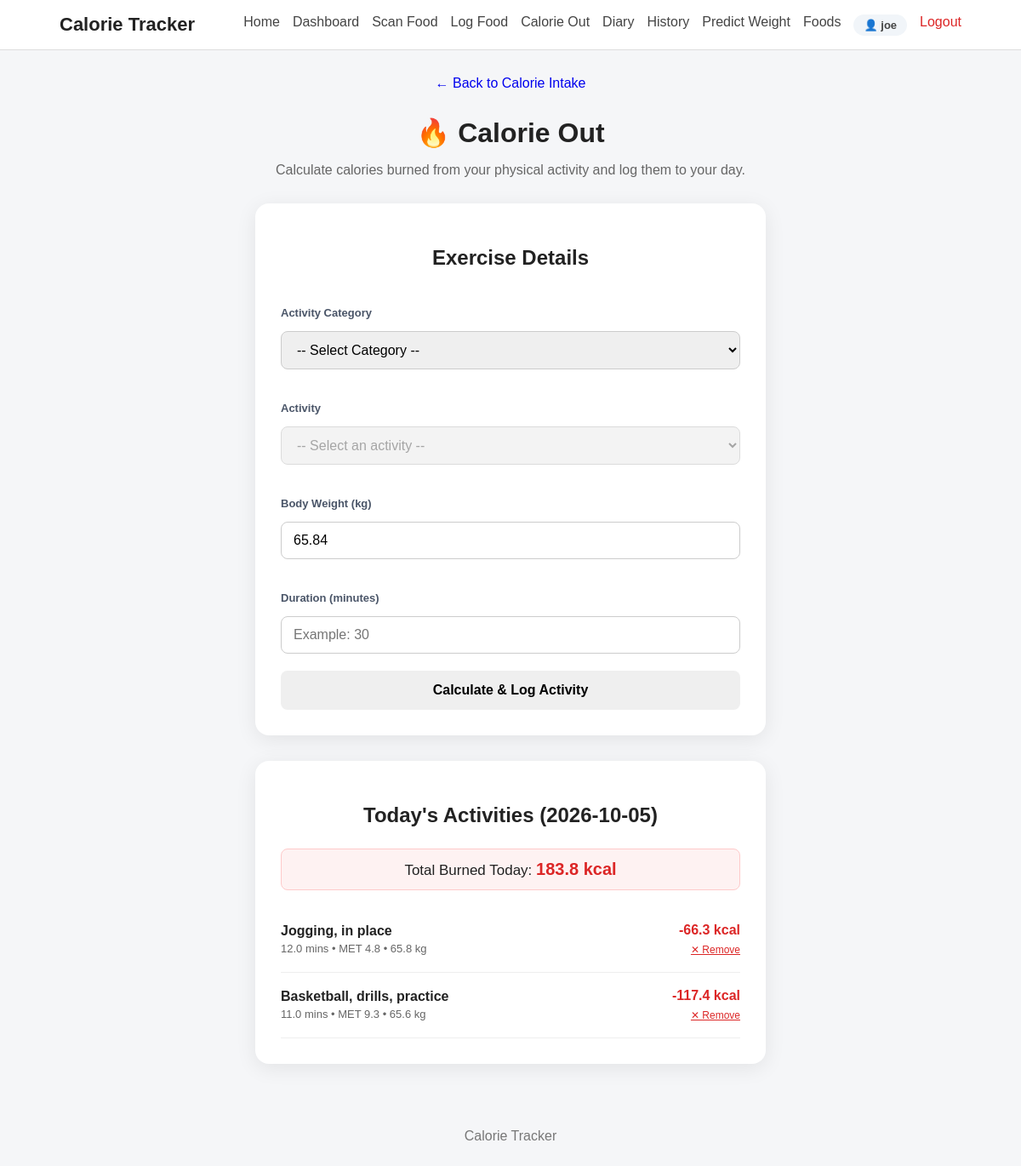
Page /calorie-out (signed in) on the earlier database version.
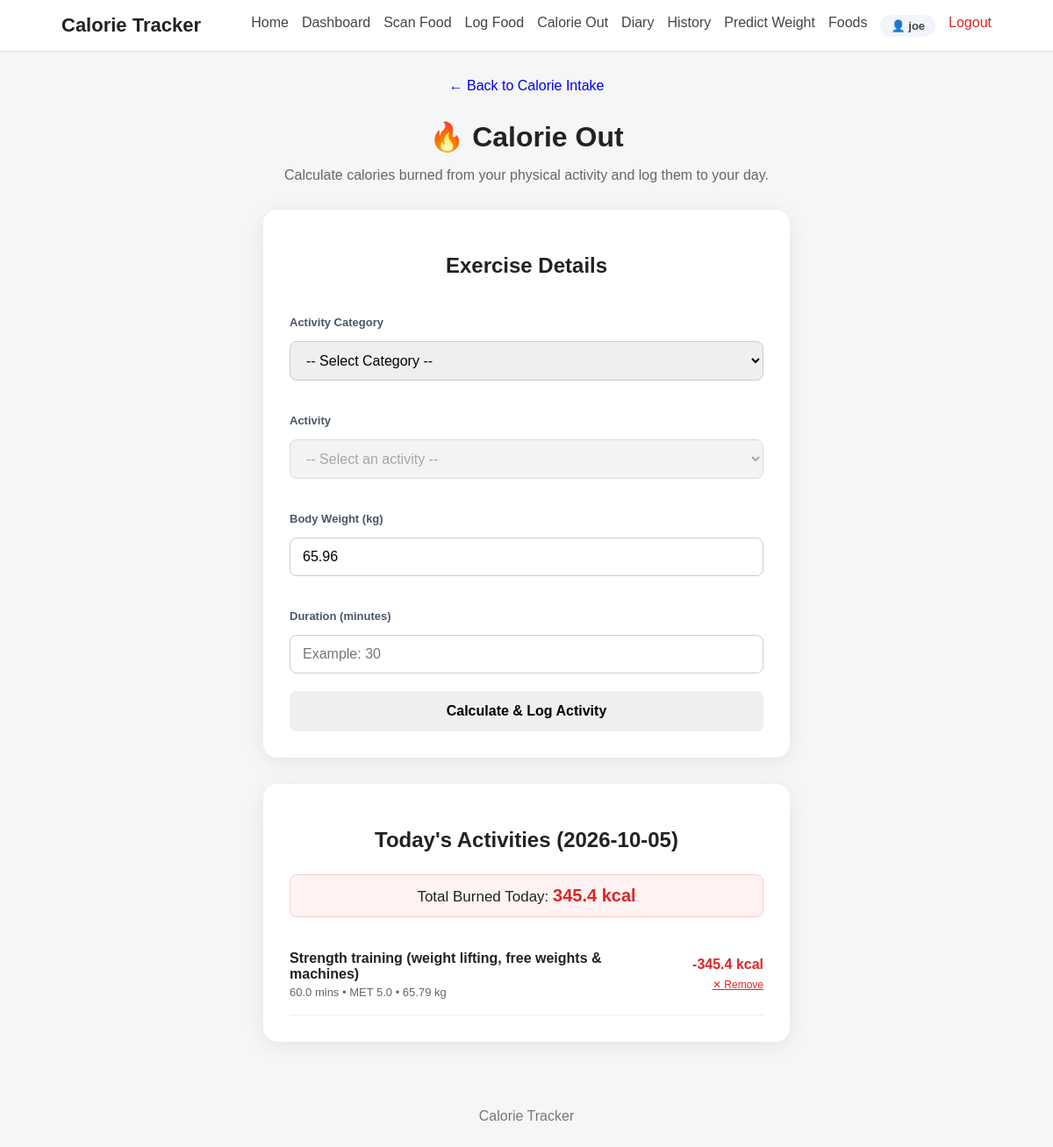
Same page on the later database version.
### tables this page shows
CREATE TABLE users (
            id INTEGER PRIMARY KEY AUTOINCREMENT,
            username TEXT NOT NULL,
            email TEXT NOT NULL UNIQUE,
            password_hash TEXT NOT NULL,
            created_at TIMESTAMP DEFAULT CURRENT_TIMESTAMP
        );

CREATE TABLE weight_records (
            id INTEGER PRIMARY KEY AUTOINCREMENT,
            user_id INTEGER NOT NULL,
            weight_kg REAL NOT NULL,
            recorded_date TEXT NOT NULL,
            created_at TIMESTAMP DEFAULT CURRENT_TIMESTAMP,
            FOREIGN KEY (user_id) REFERENCES users(id) ON DELETE CASCADE
        );

CREATE TABLE calorie_out_records (
            id INTEGER PRIMARY KEY AUTOINCREMENT,
            user_id INTEGER NOT NULL,
            activity TEXT NOT NULL,
            met REAL NOT NULL,
            weight_kg REAL NOT NULL,
            duration_minutes REAL NOT NULL,
            calories_burned REAL NOT NULL,
            recorded_date TEXT NOT NULL,
            created_at TIMESTAMP DEFAULT CURRENT_TIMESTAMP,
            FOREIGN KEY (user_id) REFERENCES users(id) ON DELETE CASCADE
        );

### app.py (the view)
@app.route("/calorie-out", methods=["GET"])
@login_required
def calorie_out():
    user_id = session.get("user_id")
    categories = get_activity_categories()
    latest_w = get_latest_weight(user_id)
    user_weight = latest_w["weight_kg"] if latest_w else None
    today = datetime.now().strftime("%Y-%m-%d")
    today_exercises = get_calorie_out_by_date(user_id, today)
    today_burned = get_calorie_out_total(user_id, today)
    return render_template(
        "calorie_out.html",
        categories=categories,
        user_weight=user_weight,
        today_exercises=today_exercises,
        today_burned=today_burned,
        today=today
    )

### app.py (called while the page is built)
def login_required(view_func):
    @wraps(view_func)
    def wrapped_view(*args, **kwargs):
        if not session.get("user_id"):
            flash("Please log in to access this page.", "error")
            return redirect(url_for("login", next=request.path))
        return view_func(*args, **kwargs)
    return wrapped_view

@app.context_processor
def inject_user():
    user_id = session.get("user_id")
    if user_id:
        user = get_user_by_id(user_id)
        if user:
            return {"current_user": user, "logged_in": True}
    return {"current_user": None, "logged_in": False}

### database.py (called while the page is built)
def get_connection():
    connection = sqlite3.connect(
        DATABASE_PATH
    )
    connection.row_factory = sqlite3.Row
    connection.execute("PRAGMA foreign_keys = ON")
    return connection

def get_user_by_id(user_id):
    connection = get_connection()
    cursor = connection.cursor()
    cursor.execute("SELECT * FROM users WHERE id = ?", (user_id,))
    user = cursor.fetchone()
    connection.close()
    return user

def get_latest_weight(user_id):
    connection = get_connection()
    cursor = connection.cursor()
    cursor.execute("""
        SELECT * FROM weight_records
        WHERE user_id = ?
        ORDER BY recorded_date DESC, created_at DESC
        LIMIT 1
    """, (user_id,))
    record = cursor.fetchone()
    connection.close()
    return record

def get_calorie_out_by_date(user_id, date_str=None):
    if date_str is None:
        date_str = datetime.now().strftime("%Y-%m-%d")
    connection = get_connection()
    cursor = connection.cursor()
    cursor.execute("""
        SELECT * FROM calorie_out_records
        WHERE user_id = ? AND recorded_date = ?
        ORDER BY created_at DESC
    """, (user_id, date_str))
    rows = cursor.fetchall()
    connection.close()
    return [dict(r) for r in rows]

def get_calorie_out_total(user_id, date_str=None):
    if date_str is None:
        date_str = datetime.now().strftime("%Y-%m-%d")
    connection = get_connection()
    cursor = connection.cursor()
    cursor.execute("""
        SELECT COALESCE(SUM(calories_burned), 0.0)
        FROM calorie_out_records
        WHERE user_id = ? AND recorded_date = ?
    """, (user_id, date_str))
    total = cursor.fetchone()[0]
    connection.close()
    return round(float(total), 2)

### services/calorie_burn_service.py (called while the page is built)
def get_activity_categories():
    categories = (
        met_data["Actvitiy"]
        .dropna()
        .unique()
        .tolist()
    )
    return sorted(categories)

### templates/calorie_out.html (shortened to what this page needs)
{% extends "base.html" %}
{% block content %}
<div class="page-header">
    <a href="{{ url_for('home') }}" class="back-link">
        ← Back to Calorie Intake
    </a>
    <h1>🔥 Calorie Out</h1>
    <p>
        Calculate calories burned from your physical activity and log them to your day.
    </p>
</div>
<div class="calorie-out-card">
    <h2>Exercise Details</h2>
    <form id="calorieOutForm">
        <div class="form-group">
            <label for="category">Activity Category</label>
            <select id="category" required>
                <option value="">-- Select Category --</option>
            </select>
        </div>
        <div class="form-group">
            <label for="activity">Activity</label>
            <select id="activity" required disabled>
                <option value="">-- Select an activity --</option>
            </select>
        </div>
        <div class="form-group">
            <label for="weight">Body Weight (kg)</label>
            <input type="number" id="weight" min="1" max="500" step="0.1" placeholder="Example: 65"
                value="{{ user_weight if user_weight else '' }}" required>
        </div>
        <div class="form-group">
            <label for="duration">Duration (minutes)</label>
            <input type="number" id="duration" min="1" max="1440" step="1" placeholder="Example: 30" required>
        </div>
        <button type="submit" class="calculate-btn" id="calculateBtn">
            Calculate &amp; Log Activity
        </button>
    </form>
</div>
<div class="calorie-out-card" style="margin-top: 30px;">
    <h2>Today's Activities ({{ today }})</h2>
    <div
        style="text-align: center; margin-bottom: 20px; font-size: 17px; background: #fef2f2; padding: 12px; border-radius: 8px; border: 1px solid #fecaca;">
        Total Burned Today: <strong style="color: #dc2626; font-size: 20px;">{{ "%.1f"|format(today_burned) }}
            kcal</strong>
    </div>
    {% if today_exercises %}
    <div class="exercises-list">
        {% for ex in today_exercises %}
        <div class="diary-entry" style="align-items: center;">
            <div>
                <h3 style="margin-bottom: 4px; font-size: 16px;">{{ ex.activity }}</h3>
                <p style="margin: 0; color: #666; font-size: 13px;">
                    {{ ex.duration_minutes }} mins &bull; MET {{ ex.met }} &bull; {{ ex.weight_kg }} kg
                </p>
            </div>
            <div style="text-align: right;">
                <strong style="font-size: 16px; color: #dc2626; display: block;">
                    -{{ "%.1f"|format(ex.calories_burned) }} kcal
                </strong>
                <form action="{{ url_for('delete_exercise', record_id=ex.id) }}" method="POST" style="margin-top: 4px;"
                    onsubmit="return confirm('Remove this exercise entry?');">
                    <button type="submit"
                        style="background: none; border: none; color: #dc2626; font-size: 12px; cursor: pointer; padding: 0; text-decoration: underline;">
                        ✕ Remove
                    </button>
                </form>
            </div>
        </div>
        {% endfor %}
    </div>
    {% else %}
    <p style="text-align: center; color: #888; margin: 20px 0;">
        No physical activities logged for today yet. Use the calculator above to log your exercise!
    </p>
    {% endif %}
</div>
{% endblock %}

### templates/base.html (shortened to what this page needs)
<!DOCTYPE html>
<html lang="en">
<head>
    <link rel="stylesheet" href="{{ url_for('static', filename='css/style.css') }}">
</head>
<body>
    <nav class="navbar">
        <div class="nav-container">
            <a href="{{ url_for('home') }}" class="logo">
                Calorie Tracker
            </a>
            <div class="nav-links">
                <a href="{{ url_for('home') }}">
                    Home
                </a>
                {% if logged_in %}
                <a href="{{ url_for('dashboard') }}">
                    Dashboard
                </a>
                <a href="{{ url_for('food_scan') }}">
                    Scan Food
                </a>
                <a href="{{ url_for('log_food') }}">
                    Log Food
                </a>
                <a href="{{ url_for('calorie_out') }}">
                    Calorie Out
                </a>
                <a href="{{ url_for('diary') }}">
                    Diary
                </a>
                <a href="{{ url_for('history') }}">
                    History
                </a>
                <a href="{{ url_for('predict_weight') }}">
                    Predict Weight
                </a>
                <a href="{{ url_for('foods') }}">
                    Foods
                </a>
                <a href="{{ url_for('profile') }}" class="nav-user-badge">
                    👤 {{ current_user['username'] if current_user else 'Profile' }}
                </a>
                <a href="{{ url_for('logout') }}" class="nav-link-logout">
                    Logout
                </a>
                {% endif %}
            </div>
        </div>
    </nav>
    <main class="container">
        {% block content %}
        {% endblock %}
    </main>
    <footer>
        <p>
            Calorie Tracker
        </p>
    </footer>
</body>
</html>

### static/css/style.css (style rules this page uses)
* { box-sizing: border-box; }
body { margin: 0; font-family: Arial, sans-serif; background: #f5f6f8; color: #222; }
.navbar { background: #ffffff; border-bottom: 1px solid #ddd; }
.nav-container { max-width: 1100px; margin: auto; padding: 16px 20px; display: flex; justify-content: space-between; align-items: center; gap: 20px; }
.logo { font-size: 22px; font-weight: bold; text-decoration: none; color: #222; }
.nav-links { display: flex; flex-wrap: wrap; gap: 15px; }
.nav-links a { text-decoration: none; color: #444; }
.container { max-width: 1100px; margin: auto; padding: 30px 20px; }
.page-header { margin-bottom: 25px; }
label { display: block; font-weight: bold; margin-top: 18px; margin-bottom: 7px; }
input, select, textarea { width: 100%; padding: 11px; border: 1px solid #ccc; border-radius: 7px; font-size: 15px; }
.diary-entry { display: flex; justify-content: space-between; gap: 20px; padding: 18px 0; border-bottom: 1px solid #eee; }
.diary-entry h3 { margin-top: 0; }
footer { text-align: center; padding: 30px; color: #777; }
.page-header { text-align: center; margin-bottom: 30px; }
.page-header h1 { margin-top: 20px; margin-bottom: 10px; }
.page-header p { color: #666; }
.back-link { display: inline-block; text-decoration: none; margin-bottom: 10px; }
.calorie-out-card { max-width: 600px; margin: 0 auto; padding: 30px; background: white; border-radius: 16px; box-shadow: 0 5px 25px rgba(0, 0, 0, 0.08); }
.calorie-out-card h2 { text-align: center; margin-bottom: 25px; }
.form-group { margin-bottom: 20px; }
.form-group label { display: block; font-weight: 600; margin-bottom: 8px; }
.form-group input, .form-group select { width: 100%; padding: 12px 14px; border: 1px solid #ccc; border-radius: 8px; font-size: 16px; box-sizing: border-box; }
.calculate-btn { width: 100%; padding: 14px; border: none; border-radius: 8px; font-size: 16px; font-weight: 600; cursor: pointer; }
.form-group { display: flex; flex-direction: column; gap: 6px; }
.form-group label { font-size: 13px; font-weight: 600; color: #4a5568; }
.nav-user-badge { display: inline-flex; align-items: center; gap: 6px; background: #f1f5f9; padding: 5px 12px; border-radius: 20px; font-weight: 600; font-size: 13px; color: #334155; }
.nav-link-logout { color: #dc2626 !important; font-weight: 500; }

Differences in the rows shown:
removed weight_records: weight_kg "65.84"
removed calorie_out_records: activity "Jogging, in place", duration_minutes "12.0", met "4.8", weight_kg "65.8", calories_burned "66.3"
removed calorie_out_records: activity "Basketball, drills, practice", duration_minutes "11.0", met "9.3", weight_kg "65.6", calories_burned "117.4"
added weight_records: weight_kg "65.96"
added calorie_out_records: activity "Strength training (weight lifting, free weights & machines)", duration_minutes "60.0", met "5.0", weight_kg "65.79", calories_burned "345.4"
Other differences:
{{ "%.1f"|format(today_burned) }}: "183.8" → "345.4"
